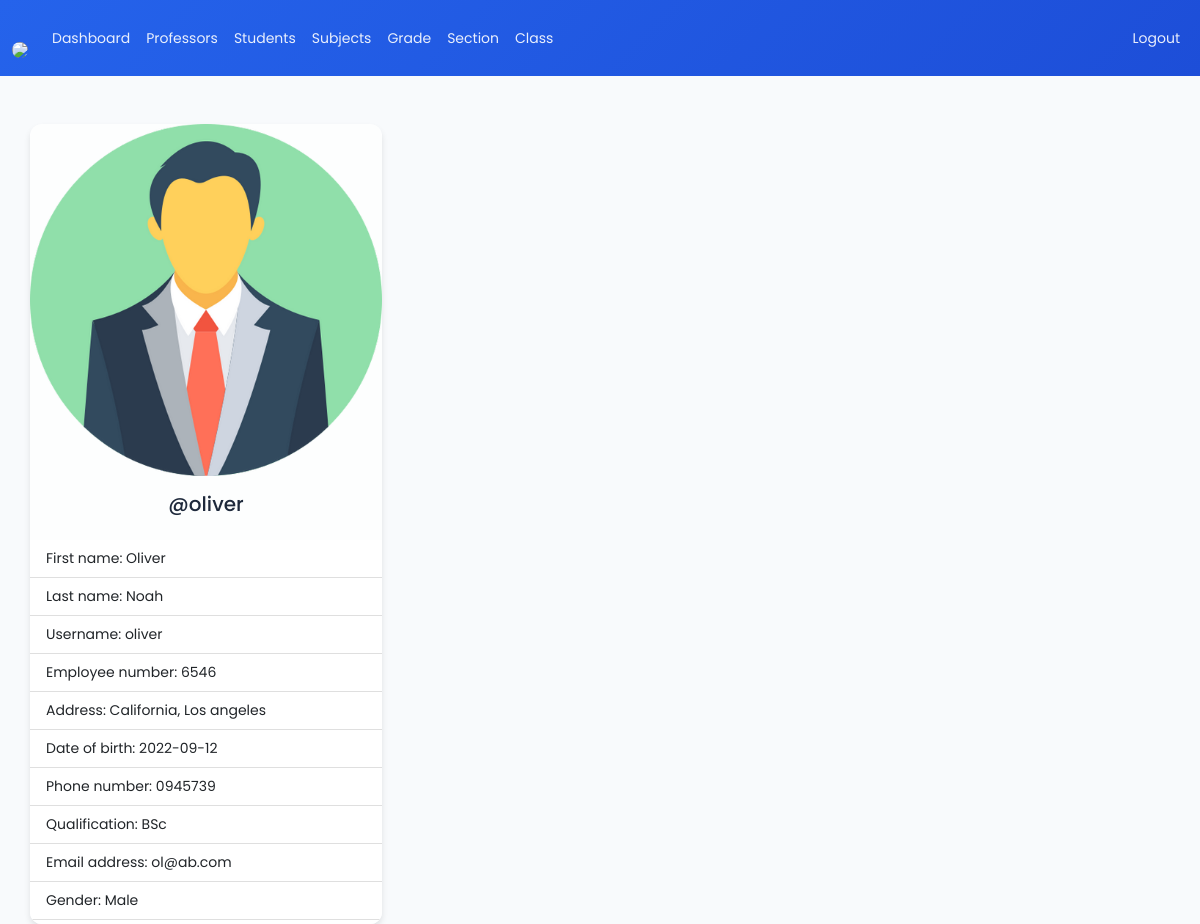
Screenshot of /admin/teacher-view.php?teacher_id=1 (signed in) with the database file from the repository.
### tables this page shows
CREATE TABLE `teachers` (
  `teacher_id` int(11) NOT NULL,
  `username` varchar(127) NOT NULL,
  `password` varchar(255) NOT NULL,
  `class` varchar(31) NOT NULL,
  `fname` varchar(127) NOT NULL,
  `lname` varchar(127) NOT NULL,
  `subjects` varchar(31) NOT NULL,
  `address` varchar(31) NOT NULL,
  `employee_number` int(11) NOT NULL,
  `date_of_birth` date DEFAULT NULL,
  `phone_number` varchar(31) NOT NULL,
  `qualification` varchar(127) NOT NULL,
  `gender` varchar(7) NOT NULL,
  `email_address` varchar(255) NOT NULL,
  `date_of_joined` datetime NOT NULL DEFAULT current_timestamp()
);

### admin/data/teacher.php (called while the page is built, shortened)
<?php
function getTeacherById($teacher_id, $conn){
   $sql = "SELECT * FROM teachers
           WHERE teacher_id=?";
   $stmt = $conn->prepare($sql);
   $stmt->execute([$teacher_id]);
   if ($stmt->rowCount() == 1) {
     $teacher = $stmt->fetch();
     return $teacher;
   }else {
    return 0;
   }
}

### admin/teacher-view.php (the view, shortened to what this page needs)
<?php
if (isset($_SESSION['admin_id']) &&
    isset($_SESSION['role'])) {
    if ($_SESSION['role'] == 'Admin') {
       include "../DB_connection.php";
       include "data/teacher.php";
       include "data/class.php";
       if(isset($_GET['teacher_id'])){
       $teacher_id = $_GET['teacher_id'];
       $teacher = getTeacherById($teacher_id,$conn);
 ?>
<!DOCTYPE html>
<html lang="en">
<head>
	<link rel="stylesheet" href="https://cdn.jsdelivr.net/npm/bootstrap@5.2.0/dist/css/bootstrap.min.css">
	<link rel="stylesheet" href="../css/style.css">
  <link rel="stylesheet" href="https://cdnjs.cloudflare.com/ajax/libs/font-awesome/4.7.0/css/font-awesome.min.css">
</head>
<body>
    <?php
        include "inc/navbar.php";
        if ($teacher != 0) {
     ?>
     <div class="container mt-5">
         <div class="card" style="width: 22rem;">
          <img src="../img/teacher-<?=$teacher['gender']?>.png" class="card-img-top" alt="...">
          <div class="card-body">
            <h5 class="card-title text-center">@<?=$teacher['username']?></h5>
          </div>
          <ul class="list-group list-group-flush">
            <li class="list-group-item">First name: <?=$teacher['fname']?></li>
            <li class="list-group-item">Last name: <?=$teacher['lname']?></li>
            <li class="list-group-item">Username: <?=$teacher['username']?></li>
            <li class="list-group-item">Employee number: <?=$teacher['employee_number']?></li>
            <li class="list-group-item">Address: <?=$teacher['address']?></li>
            <li class="list-group-item">Date of birth: <?=$teacher['date_of_birth']?></li>
            <li class="list-group-item">Phone number: <?=$teacher['phone_number']?></li>
            <li class="list-group-item">Qualification: <?=$teacher['qualification']?></li>
            <li class="list-group-item">Email address: <?=$teacher['email_address']?></li>
            <li class="list-group-item">Gender: <?=$teacher['gender']?></li>
          </ul>
        </div>
     </div>
     <?php
        }else {
          header("Location: teacher.php");
          exit;
        }
     ?>
</body>
</html>
<?php
    }else {
        header("Location: teacher.php");
        exit;
    }
  }else {
    header("Location: ../login.php");
    exit;
  }
}else {
	header("Location: ../login.php");
	exit;
}
?>

### css/style.css (style rules this page uses)
:root { --primary-blue: #2563eb; --accent-teal: #14b8a6; --accent-emerald: #10b981; --neutral-offwhite: #f8fafc; --neutral-lightgray: #e2e8f0; --neutral-darkgray: #1e293b; --success: #10b981; --warning: #f59e0b; --danger: #ef4444; --info: #3b82f6; --bg-color: var(--neutral-offwhite); --text-color: var(--neutral-darkgray); --card-bg: rgba(255, 255, 255, 0.8); --glass-bg: rgba(255, 255, 255, 0.1); --glass-border: rgba(255, 255, 255, 0.2); --navbar-bg: linear-gradient(135deg, var(--primary-blue), #1d4ed8); --hero-bg: linear-gradient(135deg, var(--primary-blue), var(--accent-teal)); --shadow-sm: 0 1px 3px rgba(0, 0, 0, 0.1); --shadow: 0 4px 6px rgba(0, 0, 0, 0.1); --shadow-lg: 0 10px 15px rgba(0, 0, 0, 0.1); --shadow-xl: 0 20px 25px rgba(0, 0, 0, 0.1); --glass-shadow: 0 8px 32px rgba(31, 38, 135, 0.37); --transition: all 0.3s cubic-bezier(0.4, 0, 0.2, 1); --transition-fast: all 0.15s ease; --space-xs: 8px; --space-sm: 16px; --space-md: 24px; --space-lg: 32px; --space-xl: 40px; --space-2xl: 48px; --radius-sm: 6px; --radius: 8px; --radius-lg: 12px; --radius-xl: 16px; }
* { box-sizing: border-box; }
html, body { height: 100%; margin: 0; padding: 0; }
body { font-family: "Poppins", -apple-system, BlinkMacSystemFont, "Segoe UI", Roboto, sans-serif; font-size: 14px; line-height: 1.5; background-color: var(--bg-color); color: var(--text-color); transition: var(--transition); }
.container { height: 100vh; display: flex; flex-direction: column; justify-content: center; padding-top: 0; margin: 0 auto; padding: 0; }
.card { background: var(--card-bg); color: var(--text-color); border: none; border-radius: var(--radius-lg); box-shadow: var(--shadow); transition: var(--transition); overflow: hidden; }

### rows the page displays
teachers: gender (picture), username "oliver", fname "Oliver", lname "Noah", employee_number "6546", address "California, Los angeles", date_of_birth "2022-09-12", phone_number "0945739", qualification "BSc", email_address "ol@ab.com", gender "Male"
